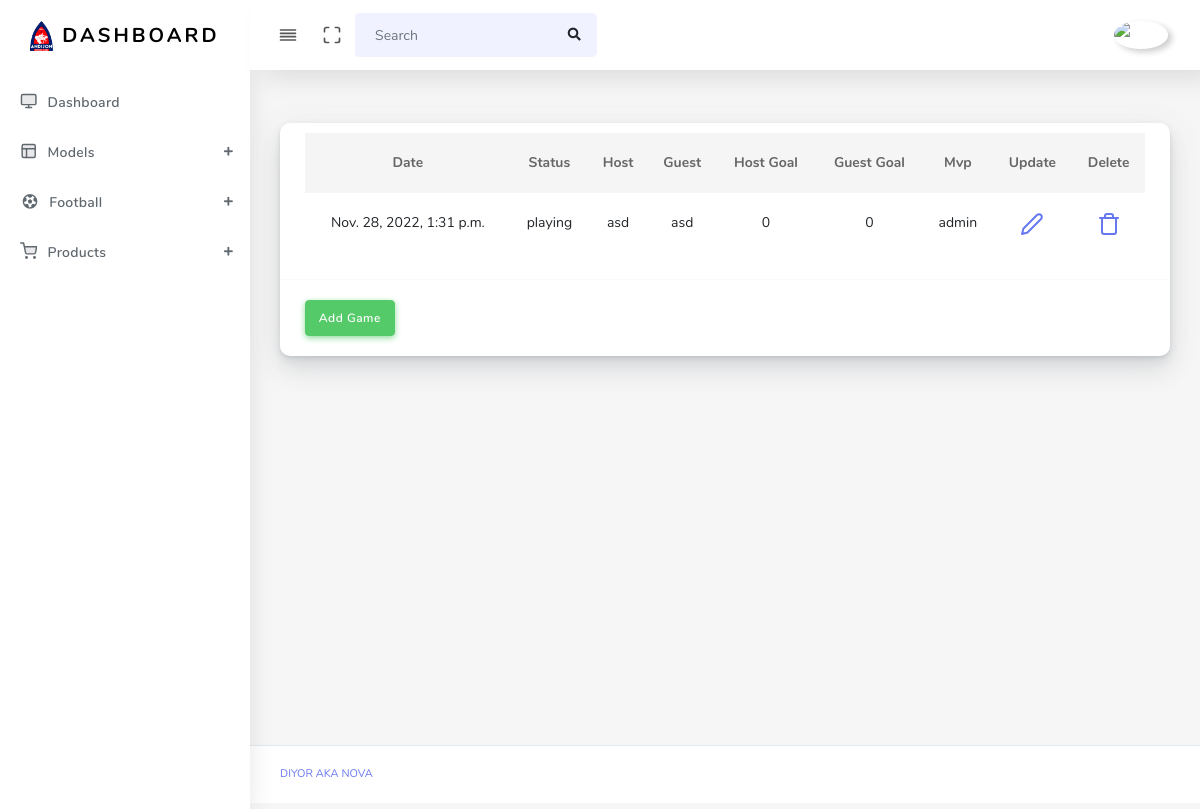
The app's page /game/ (signed in), older data.
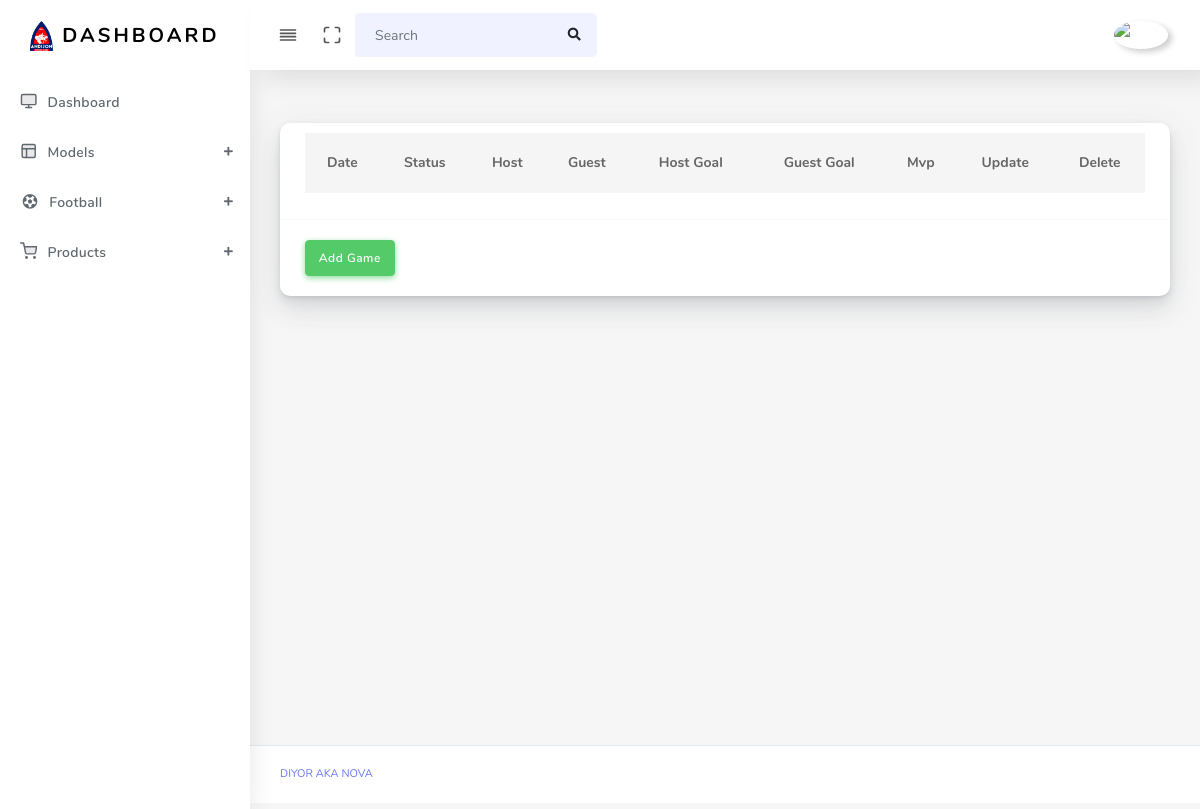
The same page, newer data.
### main/models.py (models this page shows, shortened)
class Game(models.Model):
    date = models.DateTimeField()
    status = models.IntegerField(choices=((1, 'not-started'), (2, 'playing'), (3, 'played')))
    guest = models.ForeignKey(Club, on_delete=models.CASCADE, related_name='guest')
    host = models.ForeignKey(Club, on_delete=models.CASCADE, related_name='host')
    guest_goal = models.IntegerField(default=0)
    host_goal = models.IntegerField(default=0)
    mvp = models.ForeignKey(Player, on_delete=models.SET_NULL, null=True, blank=True)

class Club(models.Model):
    name = models.CharField(max_length=210)
    logo = models.ImageField(upload_to='club/')
    league = models.ForeignKey(League, on_delete=models.SET_NULL, null=True, blank=True)

class Player(models.Model):
    club = models.ForeignKey(Club, on_delete=models.SET_NULL, null=True, blank=True)
    name = models.CharField(max_length=210)
    l_name = models.CharField(max_length=210)
    number = models.IntegerField(null=True, blank=True)
    position = models.IntegerField(choices=(
        (1, 'GK'),
        (2, 'RB'), (3, 'CB'), (4, 'LB'),
        (5, 'CMD'), (6, 'MD'),
        (7, 'RW'), (8, 'LW'), (9, 'ST'),
        (10, 'trainer'), (11, 'sub-trainer'), (12, 'analytic')
    ))
    is_staff = models.BooleanField(default=False)
    birth = models.DateField()
    img = models.ImageField(upload_to='players/')
    goals = models.IntegerField(default=0)
    minute = models.IntegerField(default=0)

### main/views.py (the view)
# urls.py: path('game/', game_view, name='game'),
@login_required(login_url='login')
def game_view(request):
    context = {
        'game': Game.objects.all(),
    }
    return render(request, 'game.html', context)

### templates/game.html
{% extends "base.html" %}
{% load static %}
{% block content %}
<div class="main-content">
    <section class="section">
        <div class="section-body">
            <div class="row">
                <div class="col-12 col-md-12 col-lg-12">
                    <div class="card">
                        <div class="card-header">
                            <table class="table table-hover" style="text-align: center;">
                                <thead>
                                    <tr>
                                        <th scope="col">Date</th>
                                        <th scope="col">Status</th>
                                        <th scope="col">Host</th>
                                        <th scope="col">Guest</th>
                                        <th scope="col">Host Goal</th>
                                        <th scope="col">Guest Goal</th>
                                        <th scope="col">Mvp</th>
                                        <th scope="col">Update</th>
                                        <th scope="col">Delete</th>
                                    </tr>
                                </thead>
                                <tbody>
                                    {% for i in game %}
                                        <tr>
                                            <td>{{ i.date }}</td>
                                            <td>{{ i.get_status_display }}</td>
                                            <td>{{ i.host.name }}</td>
                                            <td>{{ i.guest.name }}</td>
                                            <td>{{ i.host_goal }}</td>
                                            <td>{{ i.guest_goal }}</td>
                                            <td>{{ i.mvp.name }}</td>
                                            <td><a href="{% url 'update-game' i.id %}"><i class="align-middle" data-feather="edit-2"></i></a></td>
                                            <td><a href="{% url 'delete-game' i.id %}"><i class="align-middle" data-feather="trash"></i></a></td>
                                        </tr>
                                    {% endfor %}
                                </tbody>
                            </table>
                        </div>
                        <div class="card-body">
                            <a href="{% url 'add-game' %}"><button class="btn btn-success">Add Game</button></a>
                        </div>
                    </div>
                </div>
            </div>
        </div>
    </section>
</div>
{% endblock %}

Row changes from the older to the newer data that the page shows:
removed Game: date "Nov. 28, 2022, 1:31 p.m.", status "playing", host.name "asd", guest.name "asd", host_goal "0", guest_goal "0", mvp.name "admin"
